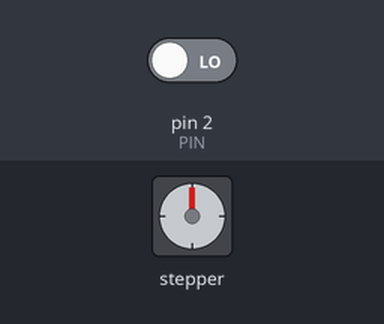
Recording of a sketch running on a simulated Arduino Uno, built with avr-gcc and run on an emulated ATmega328P. Parts: stepper motor. The inputs (shaded band) are chosen by the test bench; at power-on: pin 2 (PIN) LOW. The ROS host is connected and sends only what is stated; stepper angles assume 2048 steps per turn.

Above: at 0.1 s.
5.1 s: pin 2 (PIN) driven HIGH
At 11.4 s:
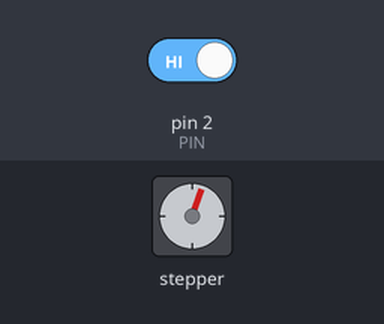
At 14.76 s:
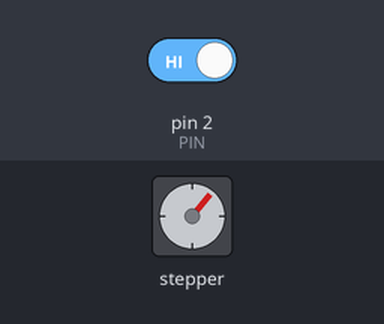
Timing chart, 0 to 33.1 s (numbered marks = the images above; inputs shaded):
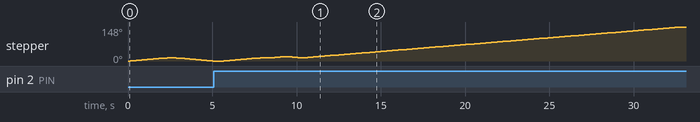

The sketch:

main.ino
```cpp
/**************************************************************************//**
  ROS NODE: CAMERA SWIVEL HOUSING

  Sweeps an RGBD camera (Intel Realsense R200) through 130 degrees of motion
  while publishing the camera rotation to /tf through ROSSERIAL. Driven by
  a 32 step Kuman Stepper Motor with a gear ratio of 64 to provide 2048 steps
  per rotation. ULN2003APG motor driver chip.

  Internal interrupt attached to millis() to set pubishing rate to ROS Topic.
  Published a geometry_msgs::TransformedStamped message to /tf which informs
  the camera node of the orientation of the camera for SLAM.

  External interrupt attached to a switch on digital pin 2 for zeroing the
  stepper motor on start up.

  In the Stepper.h library the sequence for the four control wire config was
  updated for the Kuman Stepper Motor to allow bidirectional motion. The
  modifications are outlined below.

  Step C0 C1 C2 C3 --> Outdated
     1  1  0  1  0
     2  0  1  1  0
     3  0  1  0  1
     4  1  0  0  1

   Step C0 C1 C2 C3 --> Updated
      1  0  0  1  1
      2  1  0  0  1
      3  1  1  0  0
      4  0  1  1  0

  Source: https://forum.arduino.cc/index.php?topic=143276.0

  @author  Duncan Iglesias
  @company Arkbro Inc.
  @date    May 2017

  @link https://www.instructables.com/id/Sweeping-Camera-Mount-ROS/

*****************************************************************************/
#include <ros.h>
#include <ros/time.h>
#include <sensor_msgs/JointState.h>

#include "CameraPan.h"

#define RANGE  760
#define PIN    2
#define RATE   20
#define RPM    1

#define LAG    30

CameraPan *camera;

ros::NodeHandle  nh;
sensor_msgs::JointState joint_state;
ros::Publisher joint_msg_pub("/joint_states", &joint_state);


unsigned long last_interrupt_time = millis();


/**************************************************************************//**
  Main Setup

  Initiates the ROS nodes and subscribes to the ROS topics over ROSSERIAL.

******************************************************************************/
void setup()
{
  // Launch ROS node and set parameters.
  nh.initNode();
  nh.advertise(joint_msg_pub);

  // Resize Joint State Message.
  joint_state.name_length     = 1;
  joint_state.position_length = 1;

  joint_state.name     = new char*[1];
  joint_state.position = new float[1];
  char topic_name[]    = "camera_mount_joint";
  joint_state.name[0]  = topic_name;

  // Set pin modes for interrupt.
  camera = new CameraPan();
  camera->setSpeed(RPM);
  pinMode(PIN, INPUT);
  attachInterrupt(digitalPinToInterrupt(PIN), interrupt, RISING);

  // Attach interrupt.
  OCR0A = 0xAF;
  TIMSK0 |= _BV(OCIE0A);

  // Delay until connected to ROS master.
  while(!nh.connected()) {nh.spinOnce();}
  camera->initiate();

  // Reset lag occurance.
  camera->setDirection(CameraPan::Direction::FORWARD);
  for (int i = 0; i < LAG; i++)
    camera->step(0);
  delay(100);

  camera->setDirection(CameraPan::Direction::BACKWARD);
  for (int i = 0; i < LAG; i++)
    camera->step(0);
  delay(100);

}


/**************************************************************************//**
  Internal Interrupt Handler
******************************************************************************/
SIGNAL(TIMER0_COMPA_vect)
{
  unsigned long currentMillis = millis();

  // Debounce interrupt signal to avoid false positives.
  if ( currentMillis - last_interrupt_time > (1000L / RATE) )
  {
    // Update Joint State Parameters.
    joint_state.header.stamp = nh.now();
    joint_state.position[0]  = -camera->getAngle();// - 1.5708;

    // Publish Joint State.
    joint_msg_pub.publish( &joint_state );
    nh.spinOnce();

    // Update time.
    last_interrupt_time = currentMillis;
  }

}


/**************************************************************************//**
  Main Loop

  Continuous loop responsible for polling stepper position and publishing the
  data to the ROS master.

******************************************************************************/
void loop() {

  if (nh.connected()) {
    camera->setDirection(CameraPan::Direction::FORWARD);
    for (int i = 0; i < LAG; i++)
      camera->step(0);
    for (int i = 0; i < (RANGE - LAG); i++)
      camera->step(1);
    delay(250);

    camera->setDirection(CameraPan::Direction::BACKWARD);
    for (int i = 0; i < LAG; i++)
      camera->step(0);
    for (int i = 0; i < (RANGE - LAG); i++)
      camera->step(1);
    delay(250);

  }
}


/**************************************************************************//**
  Interrupt Handler

  Links an interrupt to the CameraPan interrupt handler.

******************************************************************************/
void interrupt() {
  camera->interruptHandler();
}


/*****************************************************************************/
```

CameraPan.cpp
```cpp
/**************************************************************************//**
* CAMERA PAN CLASS: SWEEPING CAMERA MOUNT (180 DEGREES)
*
* This class controls a Kuman 32 step stepper motor with a 64:1 gear ratio to
* sweep an Intel Realsense R200 depth camera through approximately 160 degrees
* of motion. The angular rotation is updated with every step and can be polled
* but not set.
*
* Compatible with Arduino Uno/Nano boards.
*
* Limit switch uses interrupt 0 (pin 2) with a 200ms timeout to debounce any
* noise from cheap swith components. The interrupt is triggered on a FALLING
* event with the limit switch wired as follows:
*		- Normally Closed (NC) --> VCC
*		- Normally Open (NO)   --> GND
*		- Closed (C)           --> Signal (Pin 2)
*
* @author  Duncan Iglesias
* @company Arkbro Inc.
* @date    May 2017
*
* @link    http://www. *** .com
*
*****************************************************************************/
#include "CameraPan.h"

#define STEP            1
#define STEP_COUNT      32
#define GEAR_RATIO      64
#define STEP_PER_REV    2048
#define STEP_LIMIT      380
#define INTERRUPT_LIMIT 200
#define STEPPER_RPM     5

#define PIN_1           8
#define PIN_2           7
#define PIN_3           6
#define PIN_4           5

#define HOME            0
#define BACKTRACK       80


/**************************************************************************//**
* Default Constructor
*
******************************************************************************/
CameraPan::CameraPan(): stepper(STEP_PER_REV, PIN_1, PIN_2, PIN_3, PIN_4),
	limit(false), step_count(0), last_interrupt_time(0), calibrated(false),
	direction(CameraPan::Direction::FORWARD)
{
	// Initiate stepper.
	stepper.setSpeed(STEPPER_RPM);
}


CameraPan::CameraPan(int steps, int p1, int p2, int p3, int p4):
	stepper(steps, p1, p2, p3, p4), limit(false), step_count(0),
	last_interrupt_time(0), calibrated(false)
{
	// Initiate stepper.
	stepper.setSpeed(STEPPER_RPM);
}


/**************************************************************************//**
* Initiate Camera
*
******************************************************************************/
void CameraPan::initiate()
{
	home();
  calibrated = true;
  step_count = -STEP_LIMIT;

}


/**************************************************************************//**
* Set Stepper Speed
*
******************************************************************************/
void CameraPan::setSpeed(byte rpm)
{
  stepper.setSpeed(int(rpm));

}


/**************************************************************************//**
* Get Camera Angle
*
******************************************************************************/
float CameraPan::getAngle()
{
	if (calibrated)
		return (float(step_count) * (360.0 / 2048.0)) * PI / 180; // Radians.
	else
		return 0.00;

}


/**************************************************************************//**
* Interrupt Handler
*
* Detects falling edge changes on interrupt 0 (pin 2) to signal the full
* rotation in one direction.
*
******************************************************************************/
void CameraPan::interruptHandler()
{
  // Time since program start.
  unsigned long interrupt_time = millis();

  // Debounce interrupt signal to avoid false positives.
  if (interrupt_time - last_interrupt_time > INTERRUPT_LIMIT)
  {
    limit = !limit;
    last_interrupt_time = interrupt_time;
  }

}


/**************************************************************************//**
* Set Direction
*
******************************************************************************/
void CameraPan::setDirection( Direction dir) {
  this->direction = dir;
}


/**************************************************************************//**
* Step in Direction
*
******************************************************************************/
void CameraPan::step( int count ) {
  if (direction == Direction::FORWARD) {
    stepper.step(STEP);
    if (count == 1)
      step_count++;
  }
  else
  {
    stepper.step(-STEP);
    if (count == 1)
      step_count--;
  }
}


/**************************************************************************//**
* Find Home
*
******************************************************************************/
void CameraPan::home()
{
  // Backtrack a touch.
  stepper.step(BACKTRACK);
  delay(500);

	// Advance until interrupt.
	while (!limit)
		stepper.step(-STEP);
	delay(500);

	// Advance off of limit switch.
	stepper.step(BACKTRACK);
	delay(500);

}

/*****************************************************************************/
```

CameraPan.h
```cpp
/**************************************************************************//**
* CAMERA PAN CLASS: SWEEPING CAMERA MOUNT (130 DEGREES)
*
* @author  Duncan Iglesias
* @company Arkbro Inc.
* @date    May 2017
*
* @link ...
*
*****************************************************************************/
#ifndef CAMERA_PAN_H_
#define CAMERA_PAN_H_

#include <Arduino.h>
#include "Stepper.h"

class CameraPan
{

public:
	CameraPan();
	CameraPan(int number_of_steps, int pin1, int pin2,
								   int pin3, int pin4);

  enum Direction { FORWARD = 0, BACKWARD = 1 };

	void  initiate();
	float getAngle();
  void  setSpeed(byte rpm);
  void  step(int count);
	void  interruptHandler();
  void  setDirection(Direction dir);


private:
	Stepper stepper;

	void home();

	unsigned long last_interrupt_time;
	signed long step_count;
  Direction direction;
	volatile bool limit;
	volatile bool calibrated;

};
#endif
/*****************************************************************************/
```
